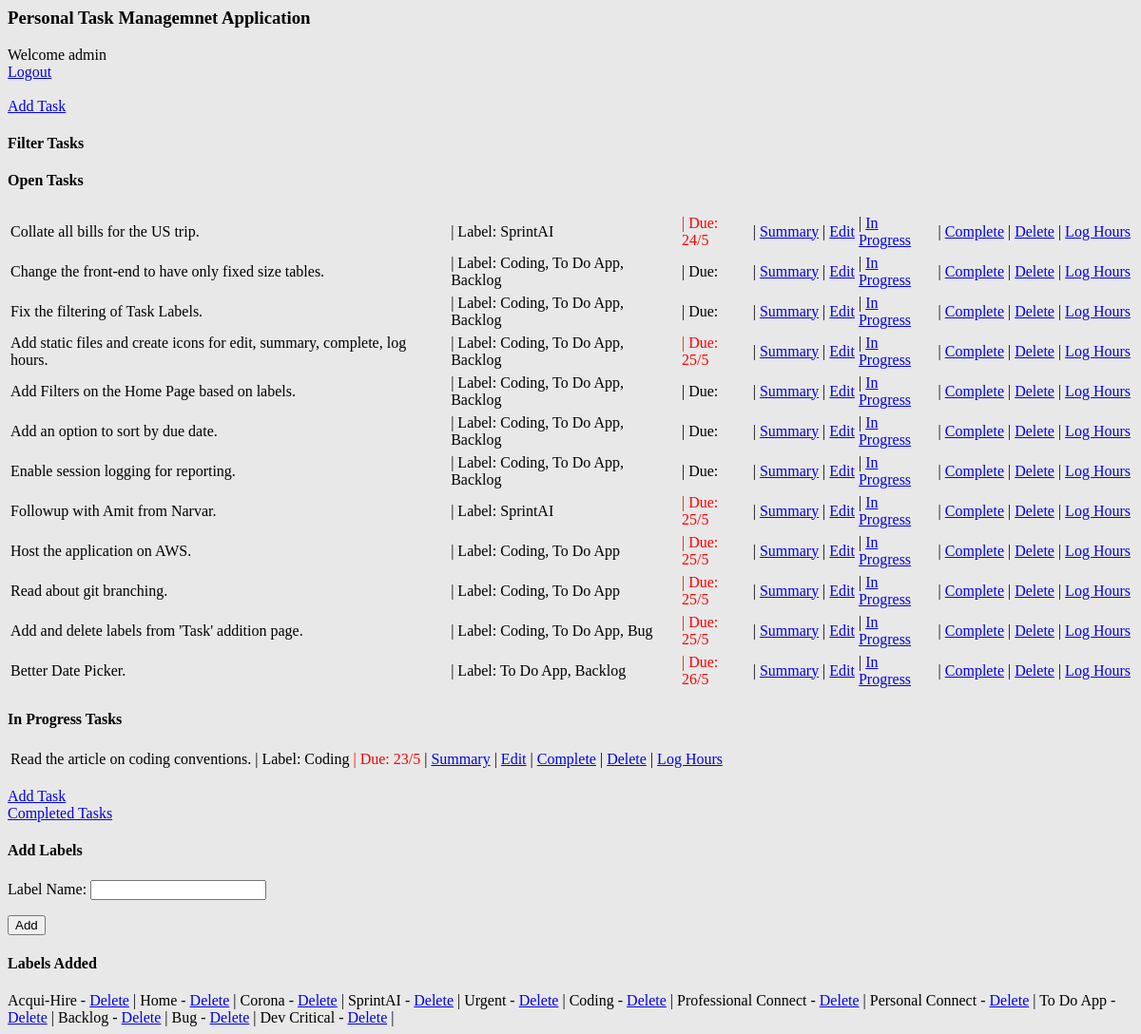
Before: /tasks/ (signed in) with the older database file.
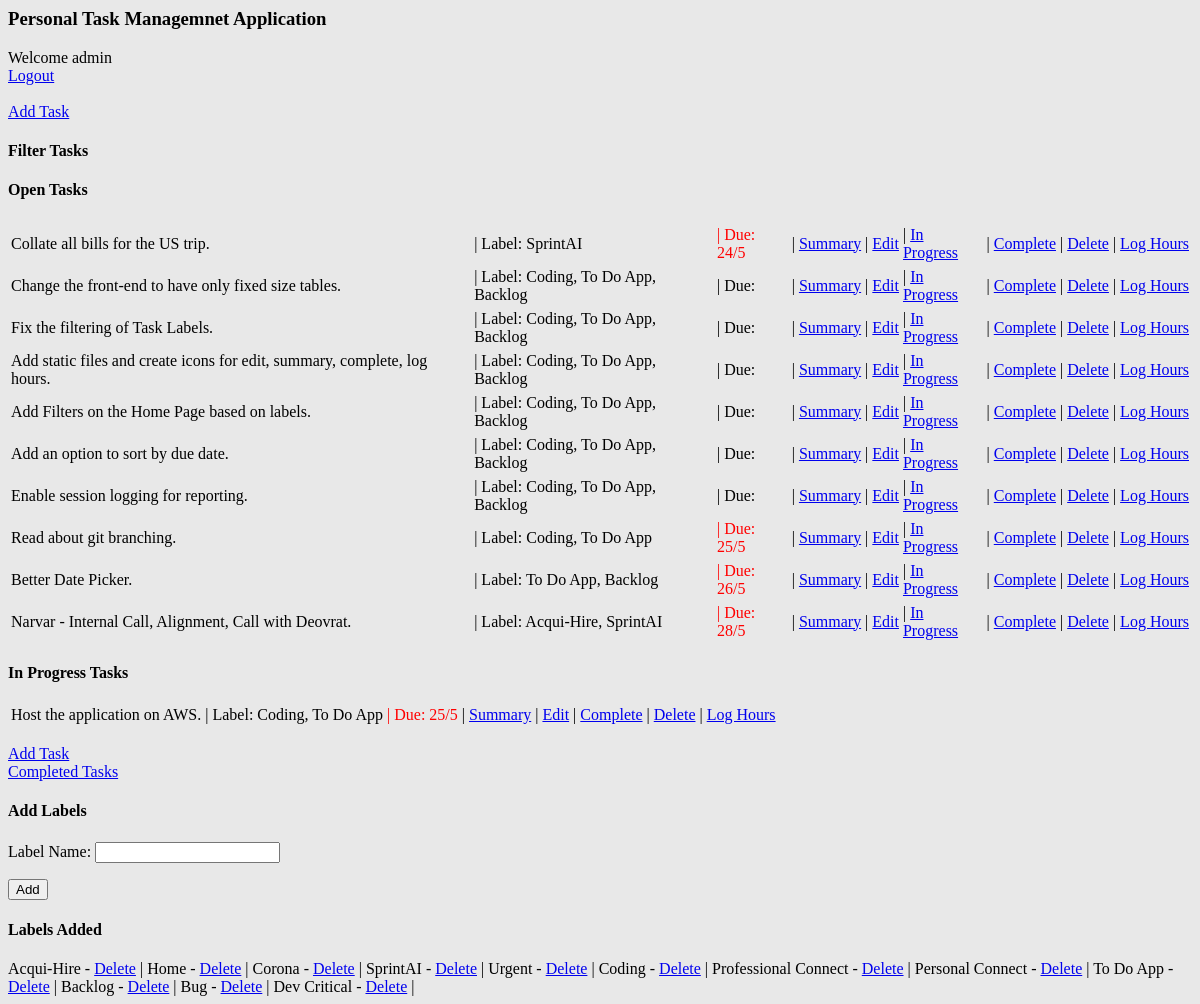
After: the same page with the newer database file.
### tasks/models.py (models this page shows, shortened)
class Tasks(models.Model):
    user = models.ForeignKey(User, on_delete = models.CASCADE, default = 1)
    details = models.CharField('Details', max_length=500)
    create_time = models.DateTimeField('Task Creation Time')
    due_date = models.DateField('Task Due Date', null=True)
    last_updated_time = models.DateTimeField('Task Last Update Time')
    completed_time = models.DateTimeField('Task Completion Time', null=True)
    order_status_master = (('Open','Open'), ('Done', 'Done'),
                          ('In Progress', 'In Progress'), ('Deleted', 'Deleted'))
    status = models.CharField(choices= order_status_master,
                              default = 'Open', max_length=100)
    category = models.CharField('Task Category', max_length=200, null = True)
    label = models.CharField('Task Label', max_length=200, null = True)
    @property
    def task_is_past_due(self):
        return date.today() > self.due_date

class Labels(models.Model):
    user = models.ForeignKey(User, on_delete = models.CASCADE, default = 1)
    name = models.CharField('Label Name', max_length = 100)
    status_master = (('Active','Active'), ('Deleted', 'Deleted'))
    status = models.CharField(choices= status_master,
                                    default = 'Active', max_length=100)
    create_time = models.DateTimeField('Label Creation Time')
    delete_time = models.DateTimeField('Label Completion Time', null=True)

### tasks/views.py (the view)
# urls.py: path('', views.index, name='index'),
def index(request):
    login_user = request.user
    if login_user.is_authenticated:  #explicit compare everywhere -> not to be done by conventions
        if request.method == 'POST': #create constants file, use that
            label_form = LabelCreationForm(request.POST)
            if label_form.is_valid(): #explicit compare
                label = label_form.save(commit=False) #check whether space around =
                label.user = request.user
                label.create_time = timezone.now()
                label.save()
                form = LabelCreationForm()
                context = home_page_context(request)
                context['form'] = form
                return render(request, 'tasks/index.html', context)
        else:
            form = LabelCreationForm()
            context = home_page_context(request)
            context['form'] = form
            return render(request, 'tasks/index.html', context)
    else:
        return redirect('/tasks/login')

### tasks/forms.py
class LabelCreationForm(forms.ModelForm):
    class Meta:
        model = Labels
        fields = ('name',)

### tasks/views.py (called while the page is built)
def home_page_context(request):
    login_user = request.user
    tasks_not_done = Tasks.objects.exclude(status = 'Done')
    tasks_not_done = tasks_not_done.exclude(status = 'Deleted')
    tasks_not_done = tasks_not_done.exclude(status = 'In Progress')
    tasks_not_done = tasks_not_done.filter(user = login_user)
    tasks_in_progress = Tasks.objects.filter(status = 'In Progress')
    tasks_in_progress = tasks_in_progress.filter(user = login_user)
    label_list = Labels.objects.filter(status = 'Active')
    label_list = label_list.filter(user = login_user)
    date_today = timezone.now().date()
    context = {'tasks_not_done' : tasks_not_done, 'tasks_in_progress' : tasks_in_progress,
               'label_list' : label_list, 'date_today' : date_today}
    return context

### tasks/templates/tasks/index.html (shortened to what this page needs)
{% extends 'tasks/base.html' %}
{% block content %}
    <br>
    <br>
    <a href="/tasks/task_add/">Add Task</a> <br>
    <h4> Filter Tasks</h4>
    <h4> Open Tasks</h4>
    {% if tasks_not_done %}
        <table>
            <tbody>
            {% for task in tasks_not_done %}
                    <td> {{task.details}}</td>
                    <td> | Label: {{task.label}}</td>
                    {% if task.due_date %}
                        {% if task.task_is_past_due %}
                            <td style="color:red">| Due: {{task.due_date.day}}/{{task.due_date.month}} </td>
                        {% else %}
                            <td> | Due: {{task.due_date.day}}/{{task.due_date.month}} </td>
                        {% endif %}
                    {% else %}
                        <td> | Due: </td>
                    {% endif %}
                    <td> | <a href="/tasks/{{task.id}}/log_summary/">Summary</a></td>
                    <td> | <a href="/tasks/{{task.id}}/edit/">Edit</a></td>
                    <td> | <a href="/tasks/{{task.id}}/inprogress/">In Progress</a></td>
                    <td> | <a href="/tasks/{{task.id}}/complete/">Complete</a></td>
                    <td> | <a href="/tasks/{{task.id}}/delete_home/">Delete</a></td>
                    <td> | <a href="/tasks/{{task.id}}/log_hours/">Log Hours</a></td>
            {% endfor %}
            </tbody>
            </table>
    {% else %}
        <p>There are no open tasks right now.</p>
    {% endif %}
    <h4> In Progress Tasks</h4>
    {% if tasks_in_progress %}
        <table>
            <tbody>
            {% for task in tasks_in_progress %}
                <tr>
                    <td> {{task.details}}</td>
                    <td> | Label: {{task.label}}</td>
                    {% if task.due_date %}
                        {% if task.task_is_past_due %}
                            <td style="color:red">| Due: {{task.due_date.day}}/{{task.due_date.month}} </td>
                        {% else %}
                            <td> | Due: {{task.due_date.day}}/{{task.due_date.month}} </td>
                        {% endif %}
                    {% else %}
                        <td> | Due: </td>
                    {% endif %}
                    <td> | <a href="/tasks/{{task.id}}/log_summary/">Summary</a></td>
                    <td> | <a href="/tasks/{{task.id}}/edit/">Edit</a></td>
                    <td> | <a href="/tasks/{{task.id}}/complete/">Complete</a></td>
                    <td> | <a href="/tasks/{{task.id}}/delete_home/">Delete</a></td>
                    <td> | <a href="/tasks/{{task.id}}/log_hours/">Log Hours</a></td>
                </tr>
            {% endfor %}
            </tbody>
            </table>
    {% else %}
        <p>There are no tasks in progress right now.</p>
    {% endif %}
    <br>
    <a href="/tasks/task_add/">Add Task</a> <br>
    <a href="/tasks/completed/">Completed Tasks</a> <br>
    <h4> Add Labels </h4>
    <form method="POST" class="label-form">{% csrf_token %}
        {{ form.as_p }}
        <button type="submit" class="save btn btn-default">Add</button>
    </form>
    <h4> Labels Added </h4>
    {% if label_list %}
        {% for label in label_list %}
            {{label.name}} - <a href="/tasks/{{label.id}}/label_delete_home_page/">Delete</a> |
        {% endfor %}
    {% else %}
        <p>There are no labels to show right now.</p>
    {% endif %}
{% endblock %}

### tasks/templates/tasks/base.html
<html>
    <body style="background-color:#E8E8E8;">
        <h3>Personal Task Managemnet Application</h3>
        Welcome {{user.username}}<br>
        <a href="/tasks/logout/">Logout</a>
        {% block content %}
        {% endblock %}
    </body>
</html>

Changed rows visible on the page:
no longer on this page (row edited): Tasks: details "Followup with Amit from Narvar.", label "SprintAI", due_date.day "25", due_date.month "5", shown under "Open Tasks"
no longer on this page (row edited): Tasks: details "Add and delete labels from 'Task' addition page.", label "Coding, To Do App, Bug", due_date.day "25", due_date.month "5", shown under "Open Tasks"
no longer on this page (row edited): Tasks: details "Read the article on coding conventions.", label "Coding", due_date.day "23", due_date.month "5", shown under "In Progress Tasks"
changed Tasks "Add static files and create icons for edit, summary, complete, log hours.": due_date "2020-05-25" → empty (drawn); due_date.day "25" → (not shown); due_date.month "5" → (not shown)
added Tasks: details "Narvar - Internal Call, Alignment, Call with Deovrat.", label "Acqui-Hire, SprintAI", due_date.day "28", due_date.month "5", shown under "Open Tasks"
changed Tasks "Host the application on AWS.": moves from the list under "Open Tasks" to the list under "In Progress Tasks"
